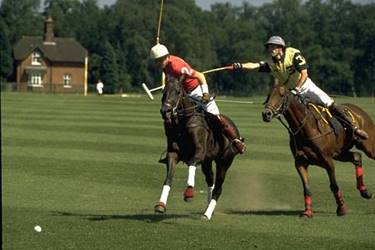
#> input picture spatial-filtering/images/input.jpg, 375 x 250 px
$ python filtering.py
#> lines starting #> are read from the running program, lines starting #| are printed output that depends on the picture
import cv2
import numpy as np

# imread() 이미지 불러오기
image = cv2.imread('./images/input.jpg')
#> image is the input picture: shape (250, 375, 3); mean B, G, R 54.3, 84.6, 79.9

# [27 lines of commented-out code are left out]
kernel = np.array([[0, -1, 0],
                   [-1, 5, -1],
                   [0, -1, 0]])

# filter2D() 커널을 영상에 적용
# -1: 입력 영상과 같은 데이터 형식 유지
sharpened = cv2.filter2D(image, -1, kernel)
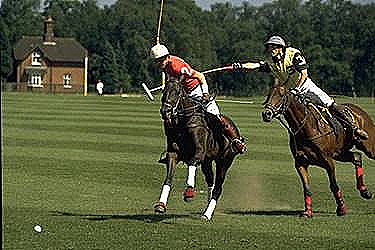
#> sharpened: shape (250, 375, 3); mean B, G, R 56.2, 85.3, 80.3
cv2.imshow('Sharpened',sharpened)

# -----[출력]-----

# imshow() 원본 영상 화면에 출력
# cv2.imshow('Original', image)

# waitKey() 키 입력까지 대기, 이거 없으면 창 떴다가 바로 사라짐
cv2.waitKey(0)

# destroyAllWindows() 창 닫기
cv2.destroyAllWindows()
